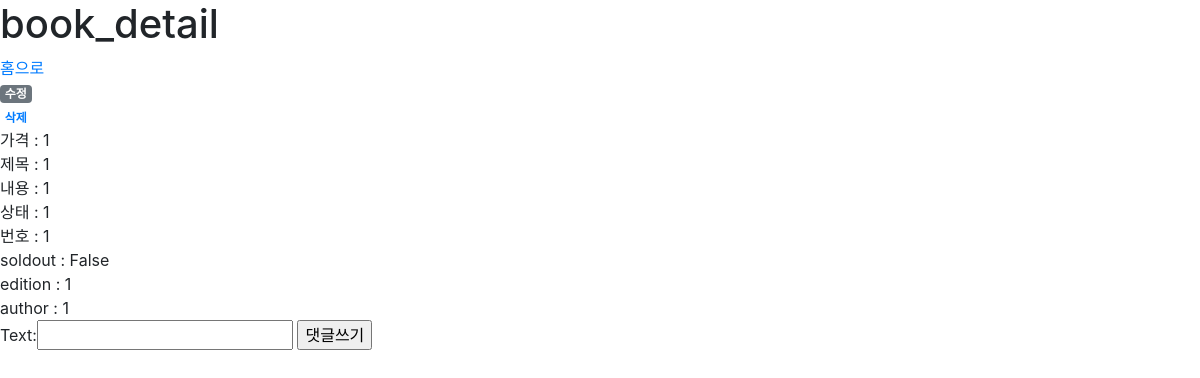
The page /market/book/6/ on the database as committed earlier.
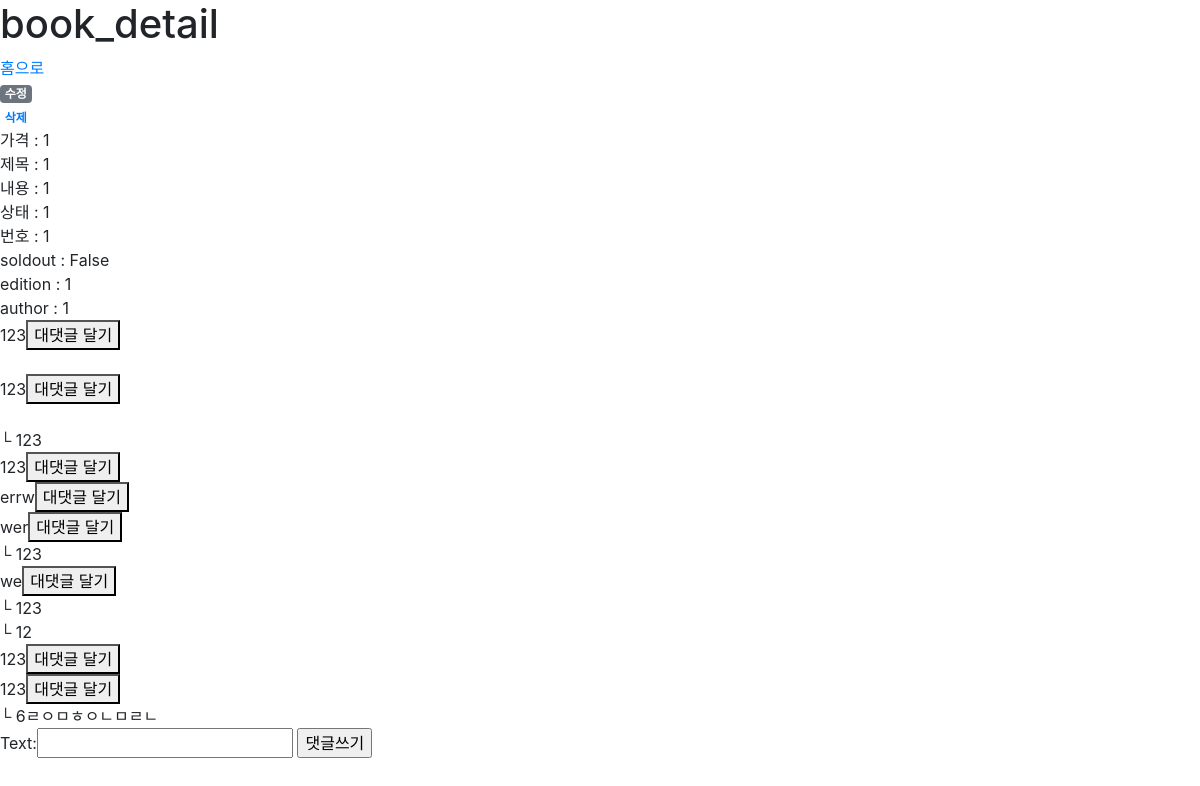
The same page on the database as committed later.
### market/models.py (models this page shows, shortened)
class Base(models.Model):
    price = models.IntegerField()                       #가격
    image = models.FileField(null=True, blank=True)                          #메인이미지
    title = models.CharField(max_length=100)            #제목
    text = models.TextField()                           #내용
    status_content = models.CharField(max_length=100)   #물건상태
    number = models.CharField(max_length=20)            #번호
    soldout = models.BooleanField(default=False)        #판매여부
    hit = models.PositiveIntegerField(default=0)

class Book(Base):
    edition = models.CharField(max_length=5)
    author = models.CharField(max_length=10)

class Comment(models.Model):
    recomment = models.ForeignKey("self", on_delete=models.SET_NULL, null=True)
    text = models.CharField(max_length=100)

class BookComment(Comment):
    book = models.ForeignKey(Book, default=None, on_delete=models.CASCADE)

class Comment(models.Model):
    recomment = models.ForeignKey("self", on_delete=models.SET_NULL, null=True)
    text = models.CharField(max_length=100)

### market/views.py (the view)
# urls.py: path('book/<int:post_id>/', views.book_detail,name="book_detail"),
def book_detail(request, post_id):
    book_detail = get_object_or_404(Book, id=post_id)
    form = BookCommentForm()
    return render(request, 'market/book_detail.html', {'book':book_detail, 'form':form,})

### market/forms.py
class BookCommentForm(forms.ModelForm):
    text = forms.CharField(max_length=240,
        widget=forms.TextInput(attrs={
            'id': 'commentBody',
        }))
    class Meta:
        model = BookComment
        fields = ('text',)

### market/templates/market/book_detail.html (shortened to what this page needs)
{% extends "market/base.html" %}
{% block content %}
    <h1>book_detail</h1>
    <a href="{% url 'list' %}">홈으로</a>
    <br>
    <a class="badge badge-secondary" href="{% url 'book_edit' post_id=book.pk %}">수정</a>
    <br>
    <a class="badge badge-secodary" href="{% url 'book_delete' post_id=book.pk %}">삭제</a>
    <br>
    가격 : {{ book.price }}<br>
    제목 : {{ book.title }}<br>
    내용 : {{ book.text }}<br>
    상태 : {{ book.status_content }}<br>
    번호 : {{ book.number }}<br>
    soldout : {{ book.soldout }}<br>
    edition : {{ book.edition }}<br>
    author : {{ book.author }}<br>
    <div id="commnnetBlock">
        <div id="commentList">
            {% for comment in book.bookcomment_set.all %}
                {% if comment.recomment == NULL %}
                    {{ comment.text }}<button id="{{comment.id}} reComment" onclick="
                    addReCommentForm('{{comment.id}}', 'book');"
                    >대댓글 달기</button></div><br>
                    {% for recomment in comment.comment_set.all %}
                    └ {{ recomment.text }}<br>
                    {% endfor %}
                {% endif %}
            {% endfor %}
        </div>
    </div>
    <div id="comments">
        <form action="{% url 'book_addcomment' book.id %}" id="commentForm" method="POST">
        {{ form }}
        <input type="submit" value="댓글쓰기">
        </form>
    </div>
{% endblock %}

### market/templates/market/base.html (shortened to what this page needs)
<!DOCTYPE html>
{% load static %}
<head>
    <link href="{% static 'css/bootstrap.min.css' %}" rel="stylesheet">
</head>
<body>
    {% block content %}
    {% endblock %}
</body>

Rows that differ between the two databases and show on the page:
added BookComment: text "123"
added BookComment: text "123"
added Comment: text "123"
added BookComment: text "123"
added BookComment: text "errw"
added BookComment: text "wer"
added Comment: text "123", shown under "wer"
added BookComment: text "we"
added Comment: text "123", shown under "we"
added Comment: text "12", shown under "we"
added BookComment: text "123"
added BookComment: text "123"
added Comment: text "6ㄹㅇㅁㅎㅇㄴㅁㄹㄴ", shown under "123"
